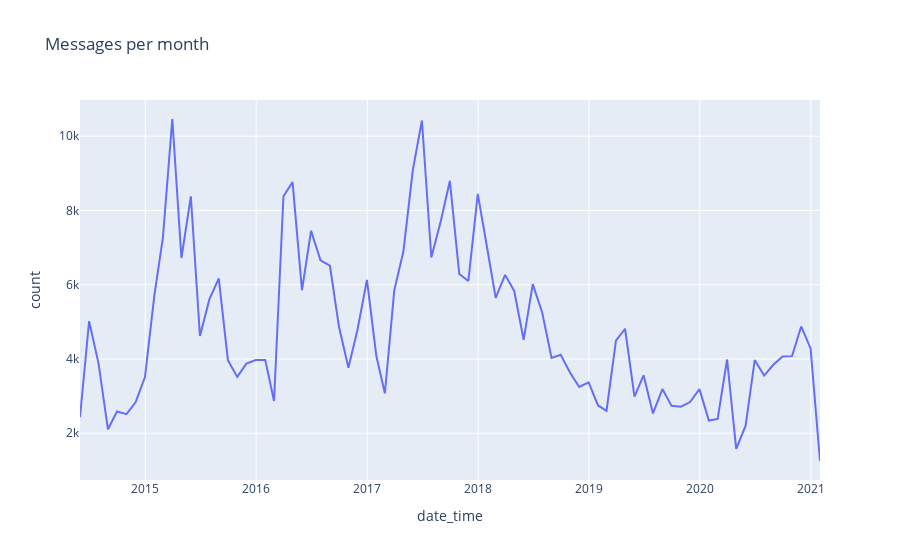

The notebook cell this image was saved under:
### Markdown cell above
So now, let's look at the data and how we can interpret it. We have **388370 messages** of **11 people** in **6,5 years**. We came up with certain features based on some of these graphs.

Let's start with looking at a basic line graph of the messages per month.

### Code cell
import plotly.express as px

df_time = df.groupby(pd.Grouper(key="date_time", freq="M"))["text"].count().reset_index(name="count")
px.line(df_time, x="date_time", y="count", title='Messages per month')
